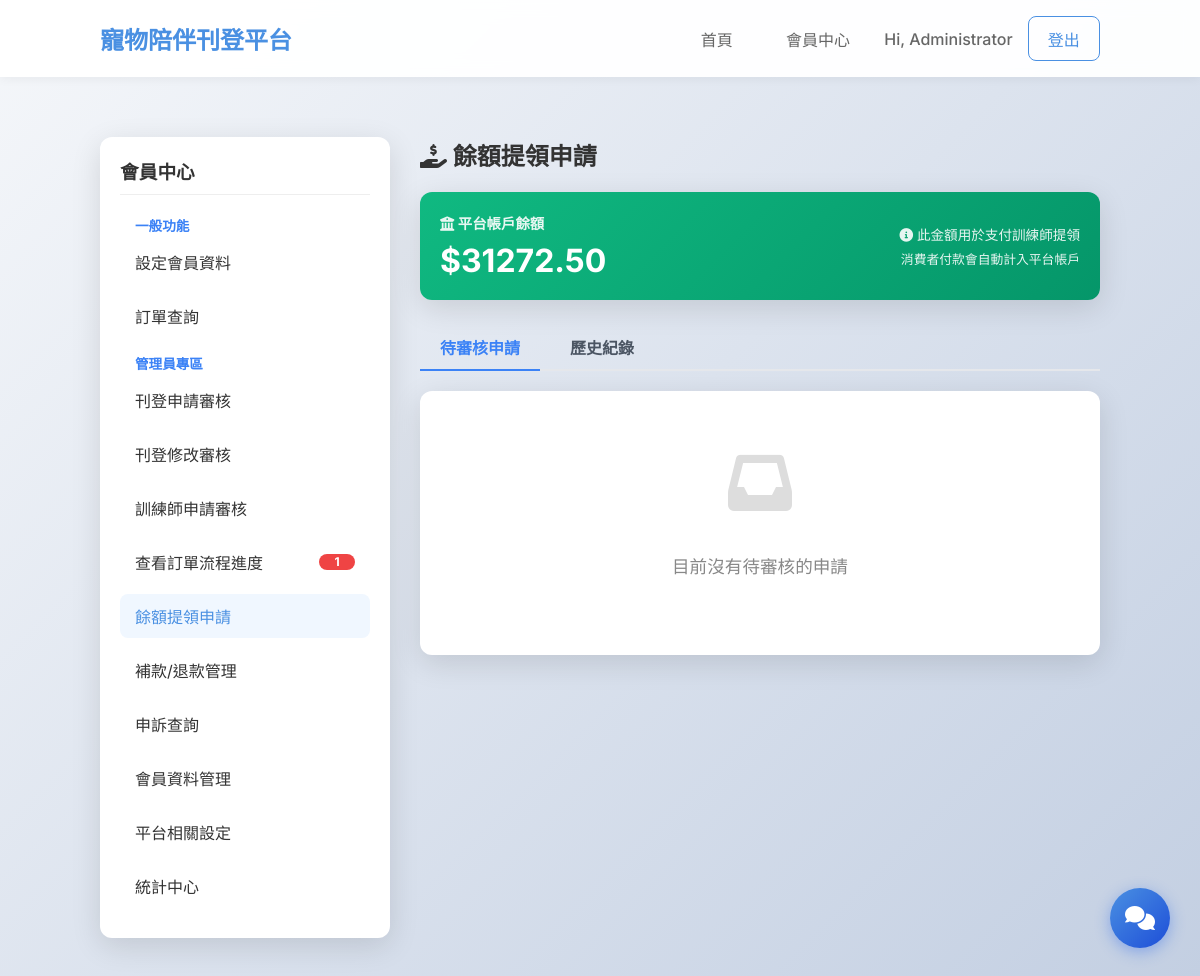
Page /admin/withdrawal-requests (signed in) on the earlier database version.
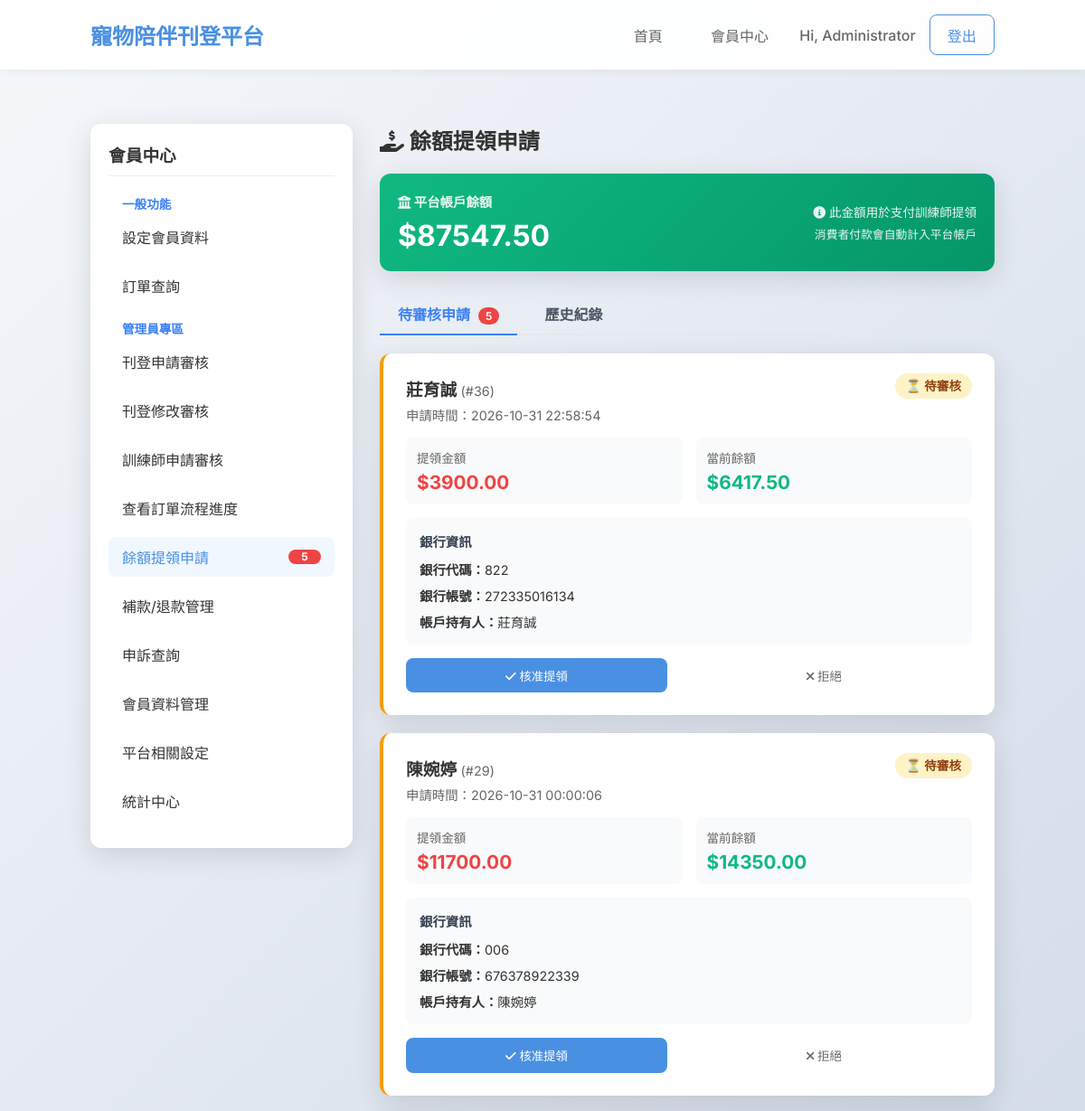
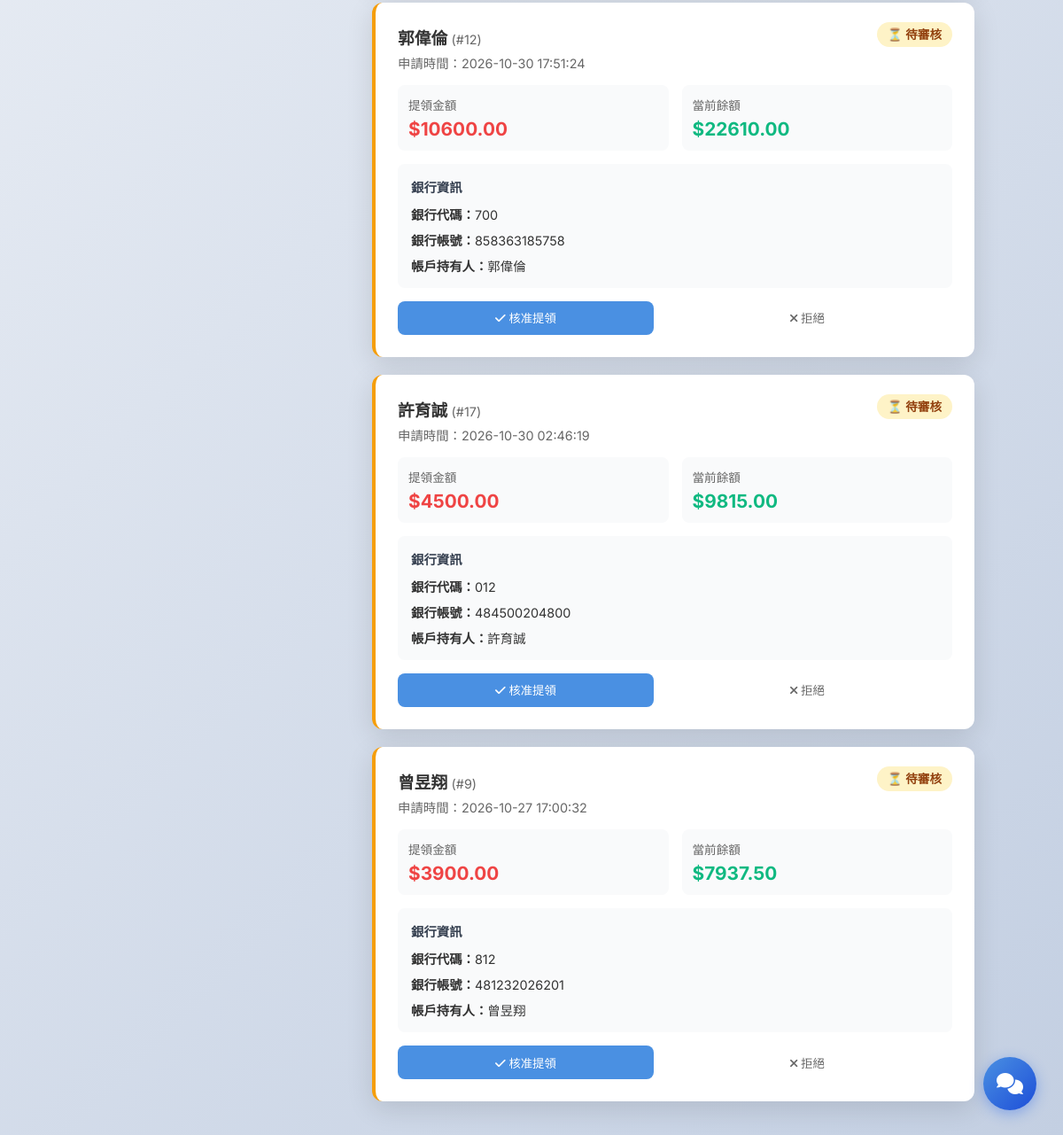
Same page on the later database version (2 pictures, top to bottom).
### tables this page shows
CREATE TABLE platform_account (
            id INTEGER PRIMARY KEY AUTOINCREMENT,
            balance REAL DEFAULT 0.0,
            updated_at TEXT
        );

CREATE TABLE withdrawal_requests (
                id INTEGER PRIMARY KEY AUTOINCREMENT,
                user_id INTEGER NOT NULL,
                amount REAL NOT NULL,
                bank_name TEXT NOT NULL,
                bank_account TEXT NOT NULL,
                account_holder TEXT NOT NULL,
                status TEXT DEFAULT 'pending',
                admin_note TEXT,
                created_at TIMESTAMP DEFAULT CURRENT_TIMESTAMP,
                processed_at TIMESTAMP,
                processed_by INTEGER,
                FOREIGN KEY (user_id) REFERENCES users(id),
                FOREIGN KEY (processed_by) REFERENCES users(id)
            );

CREATE TABLE users (
    id INTEGER PRIMARY KEY AUTOINCREMENT,
    email TEXT UNIQUE NOT NULL,
    password_hash TEXT NOT NULL,
    name TEXT NOT NULL,
    nickname TEXT,
    gender TEXT NOT NULL,
    dob DATE NOT NULL,
    city TEXT NOT NULL,
    district TEXT NOT NULL,
    phone TEXT NOT NULL,
    created_at TIMESTAMP DEFAULT CURRENT_TIMESTAMP
, role TEXT DEFAULT 'member', avatar TEXT);

CREATE TABLE trainer_accounts (
                id INTEGER PRIMARY KEY AUTOINCREMENT,
                user_id INTEGER UNIQUE NOT NULL,
                balance REAL DEFAULT 0.0,
                total_earned REAL DEFAULT 0.0,
                created_at TIMESTAMP DEFAULT CURRENT_TIMESTAMP,
                updated_at TIMESTAMP DEFAULT CURRENT_TIMESTAMP, current_level TEXT DEFAULT 'general',
                FOREIGN KEY (user_id) REFERENCES users(id)
            );

### pet_platform/blueprints/admin.py (the view)
@bp.route('/admin/withdrawal-requests')
@role_required(Role.ADMIN)
def admin_withdrawal_requests():
    conn = get_db()
    requests = conn.execute('''
        SELECT w.*, u.name as trainer_name, u.nickname as trainer_nickname,
               t.balance as current_balance
        FROM withdrawal_requests w
        JOIN users u ON w.user_id = u.id
        LEFT JOIN trainer_accounts t ON w.user_id = t.user_id
        ORDER BY w.created_at DESC
    ''').fetchall()
    pending_requests = [dict(r) for r in requests if r['status'] == 'pending']
    history_requests = [dict(r) for r in requests if r['status'] != 'pending']
    platform_account = get_platform_account()
    return render_template('admin_withdrawal_requests.html',
                          title='餘額提領申請',
                          active_page='withdrawal_requests',
                          pending_requests=pending_requests,
                          history_requests=history_requests,
                          platform_balance=platform_account['balance'])

### pet_platform/context_processors.py (called while the page is built)
def inject_sidebar_counts():
    counts = {}
    if 'user_id' in session:
        try:
            counts = sidebar_counts(session['user_id'], session.get('user_role'))
        except Exception:
            current_app.logger.exception('Error injecting sidebar counts')
    return dict(sidebar_counts=counts)

### pet_platform/db.py (called while the page is built)
def get_db():
    if 'db' not in g:
        g.db = sqlite3.connect(current_app.config['DATABASE'])
        g.db.row_factory = sqlite3.Row
    return g.db

### pet_platform/services/ledger_service.py (called while the page is built)
def get_platform_account():
    account = get_db().execute('SELECT * FROM platform_account LIMIT 1').fetchone()
    return dict(account) if account else {'id': 1, 'balance': 0.0}

### pet_platform/utils/time.py (called while the page is built)
def utc8_filter(dt_str):
    if not dt_str:
        return ''
    try:
        if isinstance(dt_str, str):
            dt = datetime.fromisoformat(dt_str.replace('Z', '+00:00'))
        else:
            dt = dt_str
        if dt.tzinfo is None:
            dt = dt.replace(tzinfo=timezone.utc)
        return dt.astimezone(TZ_UTC8).strftime('%Y-%m-%d %H:%M:%S')
    except Exception:
        return str(dt_str)

### templates/admin_withdrawal_requests.html (shortened to what the changed rows need)
{% extends 'member_layout.html' %}
{% block member_content %}
<div style="display: flex; justify-content: space-between; align-items: center; margin-bottom: 20px;">
    <h2 style="margin: 0;"><i class="fas fa-hand-holding-usd"></i> 餘額提領申請</h2>
</div>
<div class="card"
    style="background: linear-gradient(135deg, #10b981, #059669); color: white; margin-bottom: 25px; padding: 20px;">
    <div style="display: flex; justify-content: space-between; align-items: center;">
        <div>
            <h3 style="margin: 0 0 8px 0; font-size: 0.9rem; opacity: 0.9;">
                <i class="fas fa-university"></i> 平台帳戶餘額
            </h3>
            <div style="font-size: 2rem; font-weight: bold;">
                ${{ "%.2f"|format(platform_balance) }}
            </div>
        </div>
    </div>
</div>
<div class="tabs" style="display: flex; gap: 10px; margin-bottom: 20px; border-bottom: 2px solid #e5e7eb;">
    <div class="tab active" onclick="switchTab('pending')" id="tab-pending"
        style="padding: 10px 20px; cursor: pointer; font-weight: 600; color: #4b5563; border-bottom: 2px solid transparent; margin-bottom: -2px;">
        待審核申請
        {% if pending_requests %}
        <span
            style="background: #ef4444; color: white; padding: 2px 8px; border-radius: 12px; font-size: 0.75rem; margin-left: 5px;">
            {{ pending_requests|length }}
        </span>
        {% endif %}
    </div>
</div>
<div id="content-pending" style="display: block;">
    {% if pending_requests %}
    <div style="display: grid; gap: 20px;">
        {% for req in pending_requests %}
        <div class="card" style="border-left: 4px solid #f59e0b;">
            <div style="display: flex; justify-content: space-between; align-items: start; margin-bottom: 15px;">
                <div>
                    <h3 style="margin: 0 0 5px 0;">
                        {{ req.trainer_name or req.trainer_nickname }}
                        <span style="font-size: 0.9rem; color: #666; font-weight: normal;">(#{{ req.id }})</span>
                    </h3>
                    <p style="margin: 0; color: #666; font-size: 0.9rem;">
                        申請時間：{{ req.created_at | utc8 }}
                    </p>
                </div>
                <div>
                    <span
                        style="background: #fef3c7; color: #92400e; padding: 6px 12px; border-radius: 20px; font-size: 0.85rem; font-weight: 600;">
                        ⏳ 待審核
                    </span>
                </div>
            </div>
            <div
                style="display: grid; grid-template-columns: repeat(auto-fit, minmax(200px, 1fr)); gap: 15px; margin-bottom: 15px;">
                <div style="background: #f9fafb; padding: 12px; border-radius: 8px;">
                    <div style="font-size: 0.85rem; color: #666; margin-bottom: 5px;">提領金額</div>
                    <div style="font-size: 1.3rem; font-weight: bold; color: #ef4444;">
                        ${{ "%.2f"|format(req.amount) }}
                    </div>
                </div>
                <div style="background: #f9fafb; padding: 12px; border-radius: 8px;">
                    <div style="font-size: 0.85rem; color: #666; margin-bottom: 5px;">當前餘額</div>
                    <div style="font-size: 1.3rem; font-weight: bold; color: #10b981;">
                        ${{ "%.2f"|format(req.current_balance or 0) }}
                    </div>
                </div>
            </div>
            <div style="background: #f9fafb; padding: 15px; border-radius: 8px; margin-bottom: 15px;">
                <h4 style="margin: 0 0 10px 0; font-size: 0.9rem; color: #374151;">銀行資訊</h4>
                <div style="display: grid; gap: 8px; font-size: 0.9rem;">
                    <div><strong>銀行代碼：</strong>{{ req.bank_name }}</div>
                    <div><strong>銀行帳號：</strong>{{ req.bank_account }}</div>
                    <div><strong>帳戶持有人：</strong>{{ req.account_holder }}</div>
                </div>
            </div>
            <div style="display: flex; gap: 10px;">
                <form method="post" action="{{ url_for('admin.admin_approve_withdrawal', request_id=req.id) }}"
                    style="flex: 1;">
                    <button type="submit" class="btn btn-primary" style="width: 100%;"
                        onclick="return confirm('確定要核准此提領申請嗎？\n\n提領金額：${{ '%.2f'|format(req.amount) }}\n訓練師餘額：${{ '%.2f'|format(req.current_balance or 0) }}\n\n核准後將從訓練師帳戶扣除該金額。')">
                        <i class="fas fa-check"></i> 核准提領
                    </button>
                </form>
                <button type="button" class="btn btn-ghost" style="flex: 1;" onclick="showRejectModal({{ req.id }})">
                    <i class="fas fa-times"></i> 拒絕
                </button>
            </div>
        </div>
        {% endfor %}
    </div>
    {% else %}
    <div class="card" style="text-align: center; padding: 60px 20px; color: #888;">
        <i class="fas fa-inbox" style="font-size: 4rem; color: #ddd; margin-bottom: 20px;"></i>
        <p style="font-size: 1.1rem;">目前沒有待審核的申請</p>
    </div>
    {% endif %}
</div>
{% endblock %}

Differences in the rows shown:
changed platform_account: balance "31272.50" → "87547.50"
added withdrawal_requests: name "莊育誠", id "36", created_at|utc8 "2026-10-31 22:58:54", amount "3900.00", bank_name "822", bank_account "272335016134", account_holder "莊育誠"
now on this page (row edited): trainer_accounts: balance "6417.50"
added withdrawal_requests: name "陳婉婷", id "29", created_at|utc8 "2026-10-31 00:00:06", amount "11700.00", bank_name "006", bank_account "676378922339", account_holder "陳婉婷"
now on this page (row edited): trainer_accounts: balance "14350.00"
added withdrawal_requests: name "郭偉倫", id "12", created_at|utc8 "2026-10-30 17:51:24", amount "10600.00", bank_name "700", bank_account "858363185758", account_holder "郭偉倫"
now on this page (row edited): trainer_accounts: balance "22610.00"
added withdrawal_requests: name "許育誠", id "17", created_at|utc8 "2026-10-30 02:46:19", amount "4500.00", bank_name "012", bank_account "484500204800", account_holder "許育誠"
now on this page (row edited): trainer_accounts: balance "9815.00"
added withdrawal_requests: name "曾昱翔", id "9", created_at|utc8 "2026-10-27 17:00:32", amount "3900.00", bank_name "812", bank_account "481232026201", account_holder "曾昱翔"
now on this page (row edited): trainer_accounts: balance "7937.50"
Other differences:
{{ sidebar_counts['admin_pending_withdrawals'] }}: (not shown) → "5"
{{ pending_requests|length }}: (not shown) → "5"
{{ sidebar_counts['admin_pending_payments'] }}: "1" → (not shown)
text no longer shown: "目前沒有待審核的申請"
